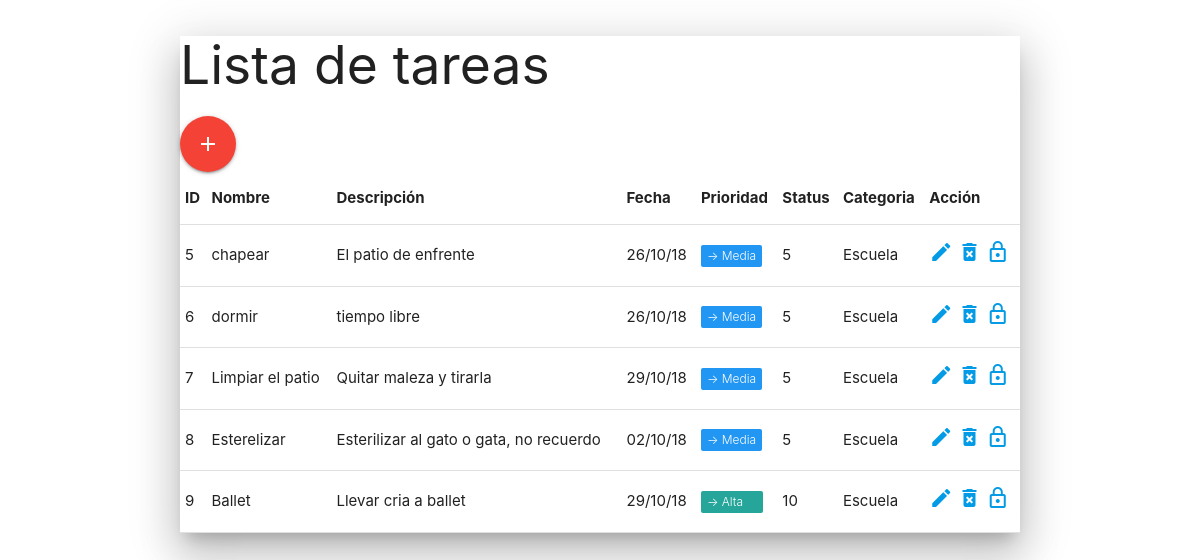
The page / on the database its author committed.
### tables this page shows
CREATE TABLE `tareas` (
  `id` int(11) NOT NULL,
  `categoria_id` varchar(35) NOT NULL,
  `nombre` varchar(35) NOT NULL,
  `descripcion` varchar(100) NOT NULL,
  `fecha` date NOT NULL,
  `prioridad` int(11) NOT NULL,
  `estatus` tinyint(1) NOT NULL
);

### aplication/Request.php (called while the page is built, shortened)
<?php
class Request{
	private $_controlador;
	public function __construct(){
		if (!$this->_controlador) {
			$this->_controlador = DEFAULT_CONTROLLER;
		}
	}
	public function getControlador(){
		return $this->_controlador;
	}
}

### controllers/tareasController.php (called while the page is built, shortened)
<?php
class tareasController extends AppController
{
	public function index(){
		$tareas = $this->loadmodel("tarea");
		$this->_view->tareas = $tareas->getTareas();
		$this->_view->titulo = "Listado de tareas";
		$this->_view->renderizar("index");
	}
}

### index.php (called while the page is built, shortened)
<?php
require_once(APP_PATH."Bootstrap.php");
require_once(APP_PATH."Model.php");
require_once(APP_PATH."Request.php");
require_once(APP_PATH."View.php");
try {
	Bootstrap::run(new Request);
} catch (Exception $e) {
	echo $e->getMessage();
}

### aplication/Model.php (called while the page is built, shortened)
<?php
class AppModel
{
	public function __construct(){
		$this->_db = new Database();
	}
}

### models/tareaModel.php (called while the page is built, shortened)
<?php
class TareaModel extends AppModel
{
	public function getTareas(){
		$tareas = $this->_db->query("SELECT * FROM tareas INNER JOIN categorias ON tareas.categoria_id=categorias.id");
		foreach (range(0, $tareas->columnCount()-1) as $column_index) {
			$meta[] = $tareas->getColumnMeta($column_index);
		}
		$resultado = $tareas->fetchall(PDO::FETCH_NUM);
		for ($i=0; $i < count($resultado); $i++) {
			$j = 0;
			foreach ($meta as $value) {
				$rows[$i][$value["table"]][$value["name"]] = $resultado[$i][$j];
				$j++;
			}
		}
		return $rows;
	}
}

### views/tareas/index.phtml (the view)
<h2>Lista de tareas</h2>
<a href="<?php echo APP_URL."tareas/Agregar"; ?>" class="btn-floating btn-large waves-effect waves-light red"><i class="material-icons">add</i></a>
<table border="1">
	<tr>
		<th>ID</th>
		<th>Nombre</th>
		<th>Descripción</th>
		<th>Fecha</th>
		<th>Prioridad</th>
		<th>Status</th>
		<th>Categoria</th>
		<th>Acción</th>
	</tr>
<?php foreach ($this->tareas as $tarea): ?>
	<tr>
		<td><?php echo $tarea["tareas"]["id"]; ?></td>
		<td><?php echo $tarea["tareas"]["nombre"]; ?></td>
		<td><?php echo $tarea["tareas"]["descripcion"]; ?></td>
		<td><?php $date = date_create($tarea["tareas"]["fecha"]);
			echo date_format($date, 'd/m/y');
			?></td>
		<td>
		<?php if ($tarea["tareas"]["prioridad"]<=3) {
			echo '<span class="new badge red" data-badge-caption="Baja&nbsp;&nbsp;&nbsp;">→</span>';
		}else if ($tarea["tareas"]["prioridad"]<=6) {
			echo '<span class="new badge blue" data-badge-caption="Media">→</span>';
		}else if ($tarea["tareas"]["prioridad"]<=10) {
			echo '<span class="new badge gren" data-badge-caption="Alta&nbsp;&nbsp;&nbsp;&nbsp;">→</span>';
		}
		?>
		</td>
		<td><?php echo $tarea["tareas"]["prioridad"]; ?></td>
		<td><?php echo $tarea["categorias"]["nombre"]; ?></td>
		<td>
		<a href="<?php echo APP_URL."tareas/editar/".$tarea["tareas"]["id"]; ?>"><i class="material-icons" title="Editar">edit</i></a>
		<a href="<?php echo APP_URL."tareas/eliminar/".$tarea["tareas"]["id"]; ?>"><i class="material-icons" title="Eliminar para siempre">delete_forever</i></a>
		<?php
			if ($tarea["tareas"]["estatus"]==1) { ?>
				<a href="<?php echo APP_URL."tareas/cambiarEstado/".$tarea["tareas"]["id"]."/0"; ?>"><i class="material-icons" title="Cerrar">lock_open</i></a>
		<?php }elseif($tarea["tareas"]["estatus"]==0){ ?>
				<a href="<?php echo APP_URL."tareas/cambiarEstado/".$tarea["tareas"]["id"]."/1"; ?>"><i class="material-icons" title="Abrir">lock_outline</i></a>
		<?php } ?>
		</td>
	</tr>
<?php endforeach; ?>
</table>

### aplication/Bootstrap.php (shortened to what this page needs)
<?php
class Bootstrap
{
	public static function run(Request $peticion){
		$controller = $peticion->getControlador()."Controller";
		$rutaControlador = ROOT."controllers".DS.$controller.".php";
		$metodo = $peticion->getMetodo();
		$args = $peticion->getArgs();
		if (is_readable($rutaControlador)) {
			$controller = new $controller;
			if (is_callable(array($controller, $metodo))) {
				$metodo = $peticion->getMetodo();
			}else{
				$metodo = "index";
			}
			if (isset($args)) {
				call_user_func_array(array($controller, $metodo), $peticion->getArgs());
			}else{
				call_user_func(array($controller, $metodo));
			}
		}else{
			throw new Exception("Controlador no encontrado");
		}
	}
}

### aplication/View.php
<?php
class View
{
	private $_controlador;
	public function __construct(Request $peticion){
		$this->_controlador = $peticion->getControlador();
	}
	public function renderizar($vista, $item = false){
		$_layoutParams = array(
			"ruta_css"=>APP_URL."views/layout/".DEFAULT_LAYOUT."/css/",
			"ruta_img"=>APP_URL."views/layout/".DEFAULT_LAYOUT."/img/",
			"ruta_js"=>APP_URL."views/layout/".DEFAULT_LAYOUT."/js/"
		);
		$rutaVista = ROOT."views".DS.$this->_controlador.DS.$vista.".phtml";
		if (is_readable($rutaVista)) {
			include_once(ROOT."views".DS."layout".DS.DEFAULT_LAYOUT.DS."header.php");
			include_once($rutaVista);
			include_once(ROOT."views".DS."layout".DS.DEFAULT_LAYOUT.DS."footer.php");
		}else{
			throw new Exception("Vista no encontrada");
		}
	}
}

### views/layout/default/header.php (shortened to what this page needs)
<!DOCTYPE html>
<html lang="en">
<head>
	<link rel="stylesheet" href="<?php echo APP_URL_CSS."materialize.min.css"; ?>">
	<link rel="stylesheet" href="<?php echo APP_URL_CSS."index.css"; ?>">
	<link rel="stylesheet" type="text/css" href="<?php echo $_layoutParams["ruta_css"]; ?>
	style.css">
</head>
<body>
	<div class="container z-depth-5">

### views/layout/default/footer.php (shortened to what this page needs)
</body>
</html>

### public/css/index.css (style rules this page uses)
.material-icons { font-family: 'Material Icons'; font-weight: normal; font-style: normal; font-size: 24px; display: inline-block; line-height: 1; text-transform: none; letter-spacing: normal; word-wrap: normal; white-space: nowrap; direction: ltr; -webkit-font-smoothing: antialiased; text-rendering: optimizeLegibility; -moz-osx-font-smoothing: grayscale; font-feature-settings: 'liga'; }

### rows shown on the page
tareas: nombre "chapear", descripcion "El patio de enfrente", fecha "26/10/18", prioridad "5", estatus 0 (drawn)
tareas: id "6", nombre "dormir", descripcion "tiempo libre", fecha "26/10/18", prioridad "5", nombre "Escuela"
tareas: id "7", nombre "Limpiar el patio", descripcion "Quitar maleza y tirarla", fecha "29/10/18", prioridad "5", nombre "Escuela"
tareas: id "8", nombre "Esterelizar", descripcion "Esterilizar al gato o gata, no recuerdo", fecha "02/10/18", prioridad "5", nombre "Escuela"
tareas: id "9", nombre "Ballet", descripcion "Llevar cria a ballet", fecha "29/10/18", prioridad "10", nombre "Escuela"

### other values the page prints
$tarea["tareas"]["id"] "5"
$tarea["categorias"]["nombre"] "Escuela"
